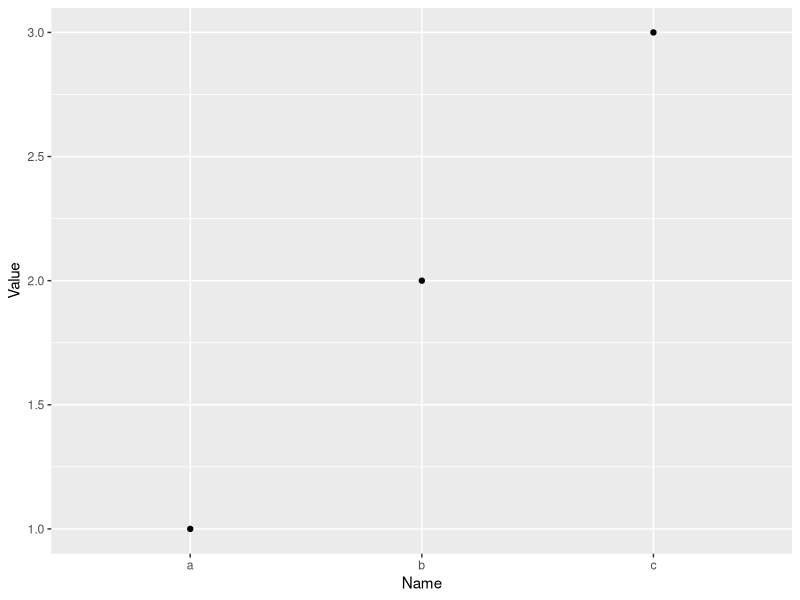
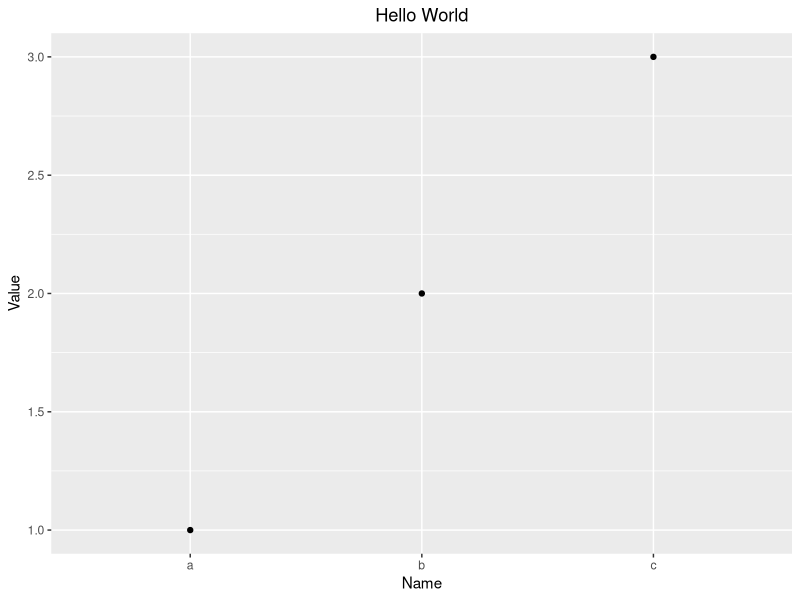
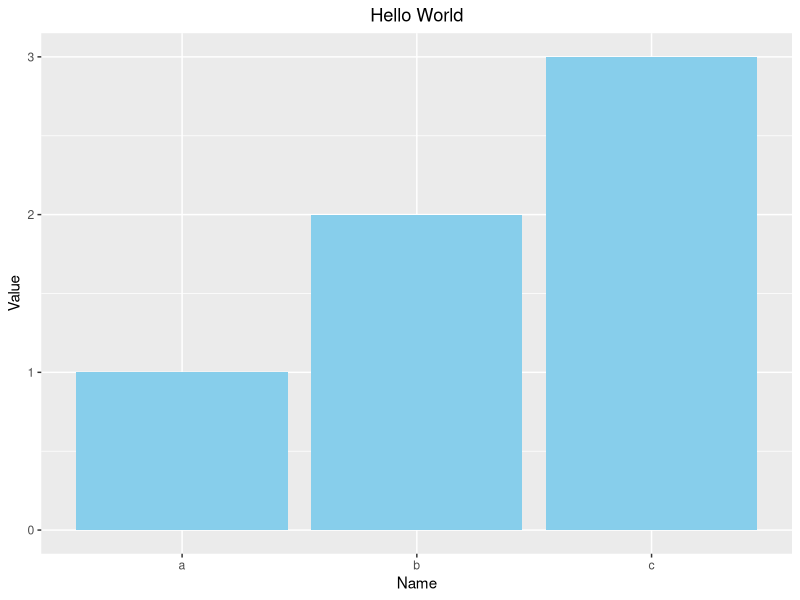

Write the R code that produced these figures, in order.
#R Lattice Package

#ggplot2 Lesson 1
install.packages("ggplot2")
library(ggplot2)

df <- data.frame(
  Name = c("a","b","c"),
  Value = c(1,2,3))

#Basic Plot
ggplot(
        data = df,
        aes(
            x = Name,
            y = Value)) +
  geom_point()

#Plot with parameters
ggplot(
  data = df,
  aes(
    x = Name, 
    y = Value)) +
  geom_point() +
  ggtitle("Hello World") +
  xlab("Name") +
  ylab("Value") +
  theme(plot.title = element_text(hjust = 0.5)) # Makes the title centered

#Plot a Bar Chart
ggplot(
  data = df,
  aes(
    x = Name, 
    y = Value)) +
  geom_bar(
    stat = "identity",
    fill = "skyblue") +
  ggtitle("Hello World") +
  xlab("Name") +
  ylab("Value") +
  theme(plot.title = element_text(hjust = 0.5)) # Makes the title centered

#Help files
?ggplot

?aes #aestetics

?geom_bar

?ggtitle